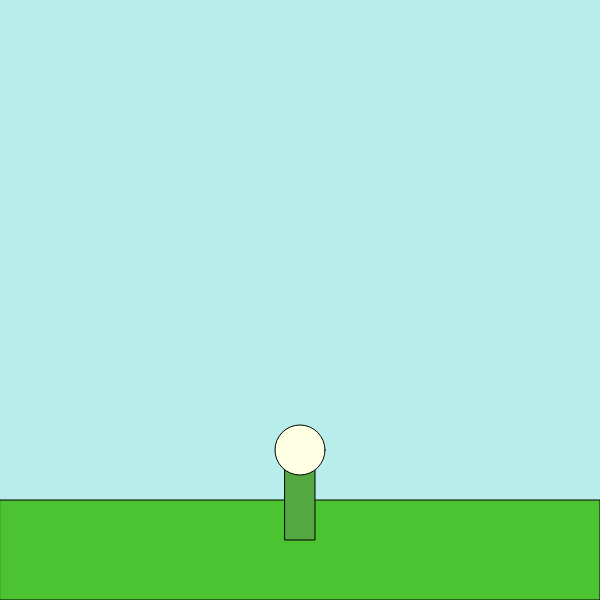
Frame 1 (no input)
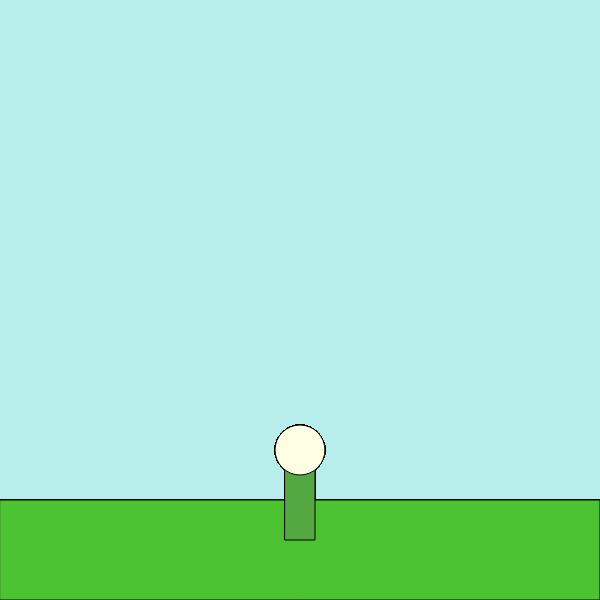
Frame 60 (no input)
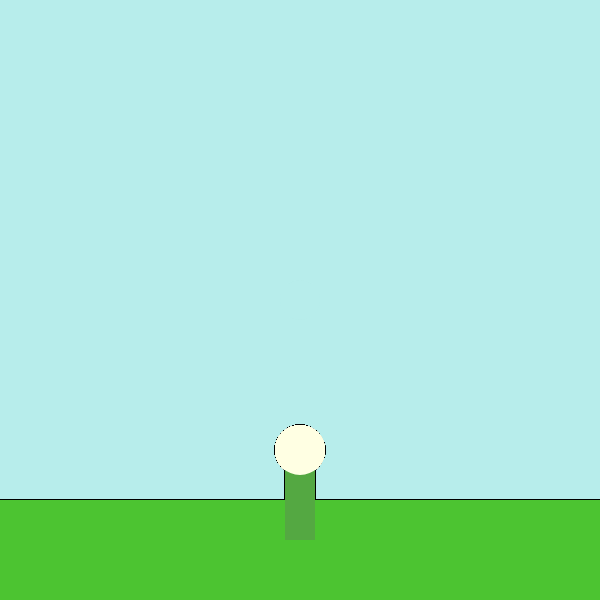
Frame 120 (the mouse pressed at the canvas centre since frame 60)

The p5.js sketch that drew these frames (run headless with seeded random() and noise() and a simulated clock; from frame 60 on, the mouse is pressed at the canvas centre):

// p5.js sketch
// ── sketch.js
/*
Name: Raul Luna
Theme: Flower stem/ layout but you click
 to add different color petals
*/
function setup() {
  createCanvas(600, 600);
  background(183, 237, 235)
}

//flower stem 
function draw() {

fill(76, 196, 49)
rect (0,500,600,100);
fill(84, 168, 66)

rect(285,450,30,90);
fill(255, 255, 227)
circle (300,450,50);

}


// 'Petals'
function keyPressed(){
    fill(random(255), random(255),random(255));
  strokeWeight(0);
  circle(mouseX,mouseY,40)
}

// Blue circles to 'erase' the petals
function mousePressed(){
  fill(183, 237, 235);
  strokeWeight(0);
  circle(mouseX,mouseY,40)
}
